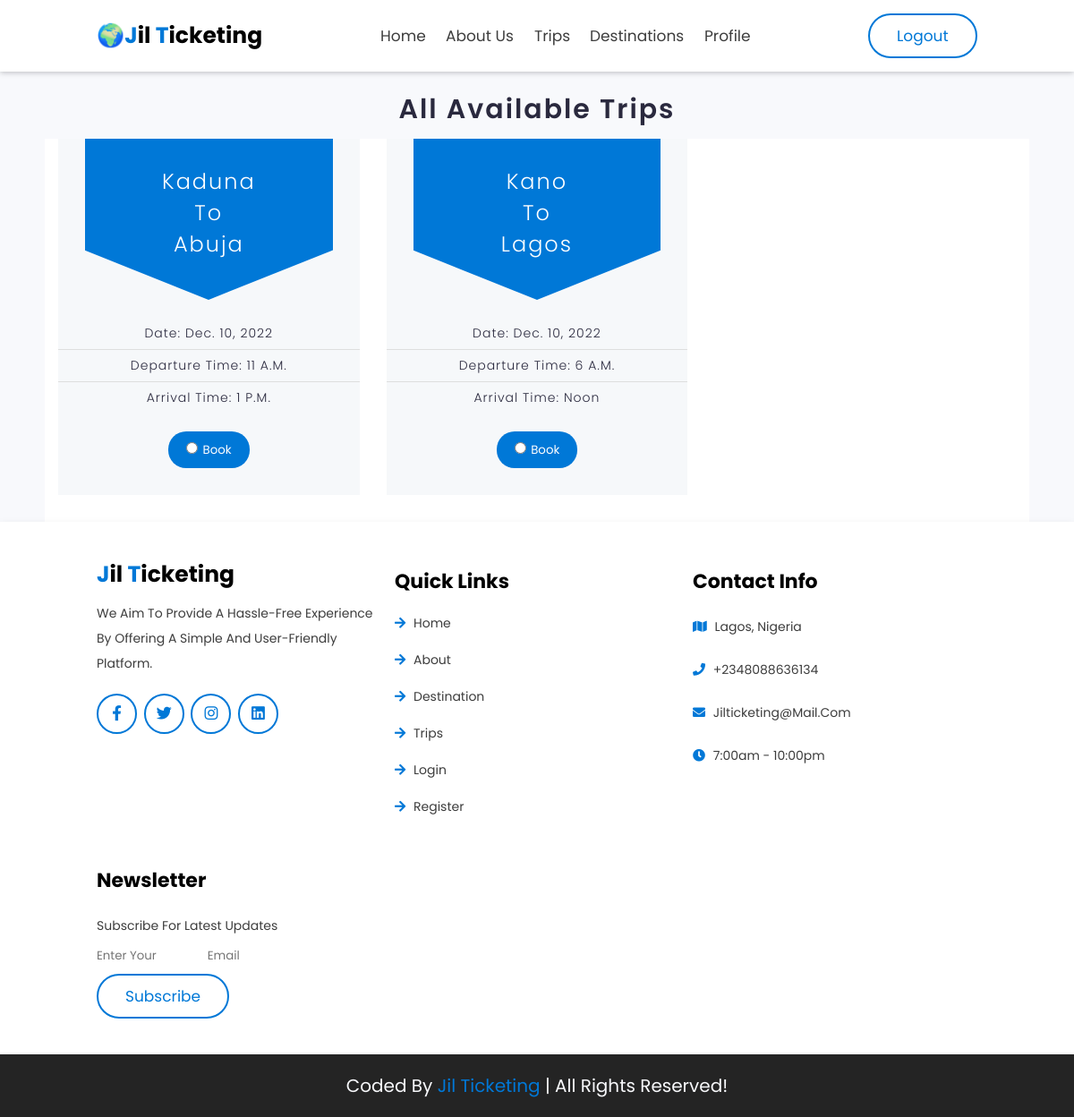
The page /trips on the database as committed earlier.
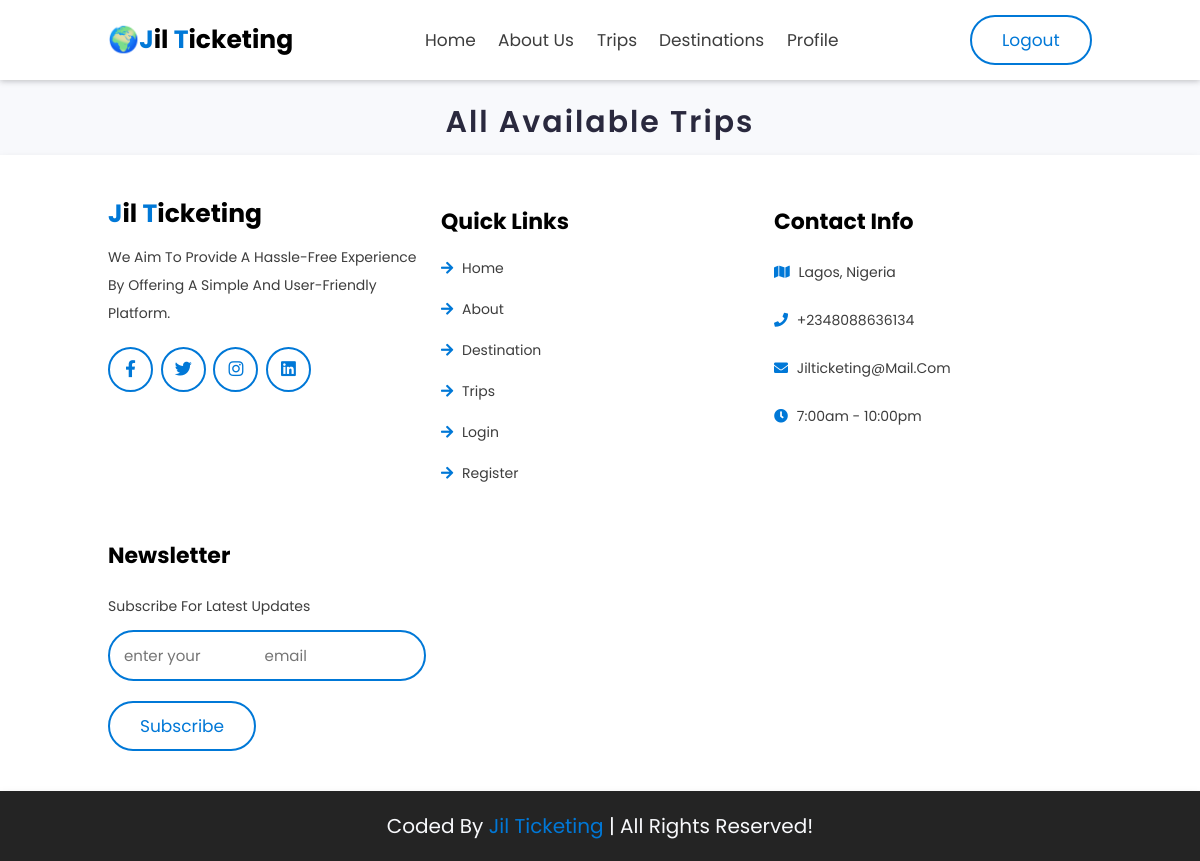
The same page on the database as committed later.
### accounts/models.py (models this page shows, shortened)
class Trip(models.Model):
    name = models.CharField(max_length=50)
    date = models.DateField()
    seats = models.IntegerField(default=20)
    departure = models.CharField(max_length=50)
    departure_time = models.TimeField(default="00:00:00")
    destination = models.CharField(max_length=50)
    arrival_time = models.TimeField(default="00:00:00")

### accounts/views.py (the view, shortened to what this page needs)
# urls.py: path("trips", views.TripsView, name="trips"),
def TripsView(request):
    trips = Trip.objects.all()
    context = {"trips": trips}
    return render(request, "accounts/trips.html", context)

### templates/accounts/trips.html (shortened to what this page needs)
{% load static %}
<!DOCTYPE html>
<html lang="en">
  <head>
    <link rel="stylesheet"
      href="https://cdnjs.cloudflare.com/ajax/libs/font-awesome/5.15.4/css/all.min.css">
    <link rel="stylesheet" href="{% static 'styles/destination.css' %}">
    <link rel="stylesheet"
      href="https://cdnjs.cloudflare.com/ajax/libs/aos/2.3.4/aos.css">
    <link rel="stylesheet" href="{% static 'styles/index.css' %}">
  </head>
  <body>
    <header class="header">
      <a data-aos="zoom-in-left" data-aos-delay="150" href="#"
        class="logo"><span>🌍J</span>il <span>T</span>icketing
      </a>
      <div class="nav">
        <a data-aos="zoom-in-left" data-aos-delay="300" href="{% url 'home' %}">Home</a>
        <a data-aos="zoom-in-left" data-aos-delay="450" href="#about">About us</a>
        <a data-aos="zoom-in-left" data-aos-delay="750" href="{% url 'trips' %}">Trips</a>
        <a data-aos="zoom-in-left" data-aos-delay="450" href="#destination">Destinations</a>
        <a data-aos="zoom-in-left" data-aos-delay="600" href="{% url 'profile' %}">Profile</a>
    </div>
<div>
<a data-aos="zoom-in-left" data-aos-delay="1300" href="{% url 'logout' %}" class="btn">Logout</a>
</div>
    </header>
    <h1 class="demo-title">
      All Available Trips<br>
    </h1>
    <div class="pricing-table">
      {% for trip in trips %}
      <div class="ptable-item">
        <div class="ptable-single">
          <form action='' method="post">
            <div class="ptable-header">
              <div class="ptable-title">
                <h2>{{trip.departure}} <br>To<br> {{trip.destination}}</h2>
              </div>
            </div>
            <div class="ptable-body">
              <div class="ptable-description">
                <ul>
                  <li>Date: {{trip.date}}</li>
                  <li> Departure Time: {{trip.departure_time}}</li>
                  <li> Arrival Time: {{trip.arrival_time}}</li>
                </ul>
              </div>
            </div>
            <div class="ptable-footer">
              <div class="ptable-action">
                <a>
                  <input type="radio" name="trip" value="{{trip.id}}">
                  <input type="submit" value="Book" class="submitbutton">
                </a>
              </div>
            </div>
          </div>
        </div>
        {% endfor %}
      </div>
      <section class="footer">
        <div class="box-container">
          <div class="box" data-aos="fade-up" data-aos-delay="150">
            <a href="#" class="logo"> <span>J</span>il <span>T</span>icketing
            </a>
            <p> We Aim To Provide A Hassle-Free Experience By Offering A
              Simple And User-Friendly Platform.</p>
            <div class="share">
              <a href="#" class="fab fa-facebook-f"></a>
              <a href="#" class="fab fa-twitter"></a>
              <a href="#" class="fab fa-instagram"></a>
              <a href="#" class="fab fa-linkedin"></a>
            </div>
          </div>
          <div class="box" data-aos="fade-up" data-aos-delay="300">
            <h3>quick links</h3>
            <a href="#home" class="links"> <i class="fas
                fa-arrow-right"></i> home </a>
            <a href="#about" class="links"> <i class="fas
                fa-arrow-right"></i> about </a>
            <a href="#destination" class="links"> <i class="fas
                fa-arrow-right"></i> destination </a>
            <a href="#services" class="links"> <i class="fas
                fa-arrow-right"></i> trips </a>
            <a href="#gallery" class="links"> <i class="fas
                fa-arrow-right"></i> Login </a>
            <a href="#blogs" class="links"> <i class="fas
                fa-arrow-right"></i> register </a>
          </div>
          <div class="box" data-aos="fade-up" data-aos-delay="450">
            <h3>contact info</h3>
            <p> <i class="fas fa-map"></i> Lagos, Nigeria </p>
            <p> <i class="fas fa-phone"></i> +2348088636134 </p>
            <p> <i class="fas fa-envelope"></i> jilticketing@mail.com
            </p>
            <p> <i class="fas fa-clock"></i> 7:00am - 10:00pm </p>
          </div>
          <div class="box" data-aos="fade-up" data-aos-delay="600">
            <h3>newsletter</h3>
            <p>subscribe for latest updates</p>
            <form action="">
              <input type="email" name="" placeholder="enter your
                email" class="email" id="">
              <input type="submit" value="subscribe" class="btn">
            </form>
          </div>
        </div>
      </section>
      <div class="credit">Coded by <span>Jil Ticketing</span> | all rights
        reserved!</div>
    </body>
  </html>

### static/styles/destination.css (style rules this page uses)
*, *::before, *::after { box-sizing: border-box; }
h1.demo-title { margin-top: 100px; text-align: center; font-size: 30px; margin-bottom: 10px; font-weight: 600; color: #2A293E; letter-spacing: 2px; }

### static/styles/index.css (style rules this page uses)
* { font-family: 'Poppins', sans-serif; margin: 0; padding: 0; -webkit-box-sizing: border-box; box-sizing: border-box; outline: none; border: none; text-decoration: none; text-transform: capitalize; -webkit-transition: all .2s linear; transition: all .2s linear; }
html { font-size: 62.5%; overflow-x: hidden; scroll-behavior: smooth; scroll-padding-top: 9rem; }
body { background: #f8f9fc; overflow-x: hidden; }
section { padding: 3rem 9%; }
.btn { margin-top: 1rem; display: inline-block; padding: 1rem 3rem; font-size: 1.7rem; color: #0078D7; border: 0.2rem solid #0078D7; border-radius: 5rem; cursor: pointer; background: none; }
.header { position: fixed; top: 0; left: 0; right: 0; z-index: 1000; background: #fff; display: -webkit-box; display: -ms-flexbox; display: flex; -webkit-box-align: center; -ms-flex-align: center; align-items: center; -webkit-box-pack: justify; -ms-flex-pack: justify; justify-content: space-between; padding: 1.5rem 9%; box-shadow: 0 1px 6px 0 rgb(32 33 36 / 28%); }
.header .nav a { font-size: 1.7rem; color: #3d3d3d; display: inline-block; margin: 0 1rem; }
.header .btn { margin-top: 0; }
.logo { font-size: 2.5rem; color: #000; font-weight: bolder; }
.logo span { color: #0078D7; }
.footer { background-color: #fff; box-shadow: rgb(17 17 17 / 15%) 0px 0.5rem 1rem; }
.footer .box-container { display: -ms-grid; display: grid; -ms-grid-columns: (minmax(25rem, 1fr))[auto-fit]; grid-template-columns: repeat(auto-fit, minmax(25rem, 1fr)); gap: 1.5rem; }
.footer .box-container .box { padding: 1rem 0; }
.footer .box-container .box .logo { padding-bottom: 1rem; }
.footer .box-container .box h3 { font-size: 2.2rem; color: #000; padding: 1rem 0; }
.footer .box-container .box p { font-size: 1.4rem; color: #3d3d3d; padding: 1rem 0; line-height: 2; }
.footer .box-container .box p i { padding-right: .5rem; color: #0078D7; }
.footer .box-container .box .share { padding-top: 1rem; }
.footer .box-container .box .share a { height: 4.5rem; width: 4.5rem; line-height: 4rem; font-size: 2rem; border-radius: 50%; font-size: 1.7rem; border: 0.2rem solid #0078D7; color: #0078D7; margin-right: .5rem; text-align: center; }
.footer .box-container .box .links { font-size: 1.4rem; color: #3d3d3d; padding: 1rem 0; display: block; }
.footer .box-container .box .links i { padding-right: .5rem; color: #0078D7; }
.footer .box-container .box form .email { width: 100%; border-radius: 5rem; border: 0.2rem solid #0078D7; background: none; font-size: 1.5rem; text-transform: none; color: #3d3d3d; margin-bottom: 1rem; padding: 1.2rem 1.4rem; }
.credit { background-color: #242424; box-shadow: rgb(17 17 17 / 15%) 0px 0.5rem 1rem; text-align: center; font-size: 2rem; padding: 2rem 1rem; color: #f8f9fc; }
.credit span { color: #0078D7; }

Rows that differ between the two databases and show on the page:
removed Trip: departure "Kaduna", destination "Abuja", date "Dec. 10, 2022", departure_time "11 A.m.", arrival_time "1 P.m."
removed Trip: departure "Kano", destination "Lagos", date "Dec. 10, 2022", departure_time "6 A.m.", arrival_time "Noon"
